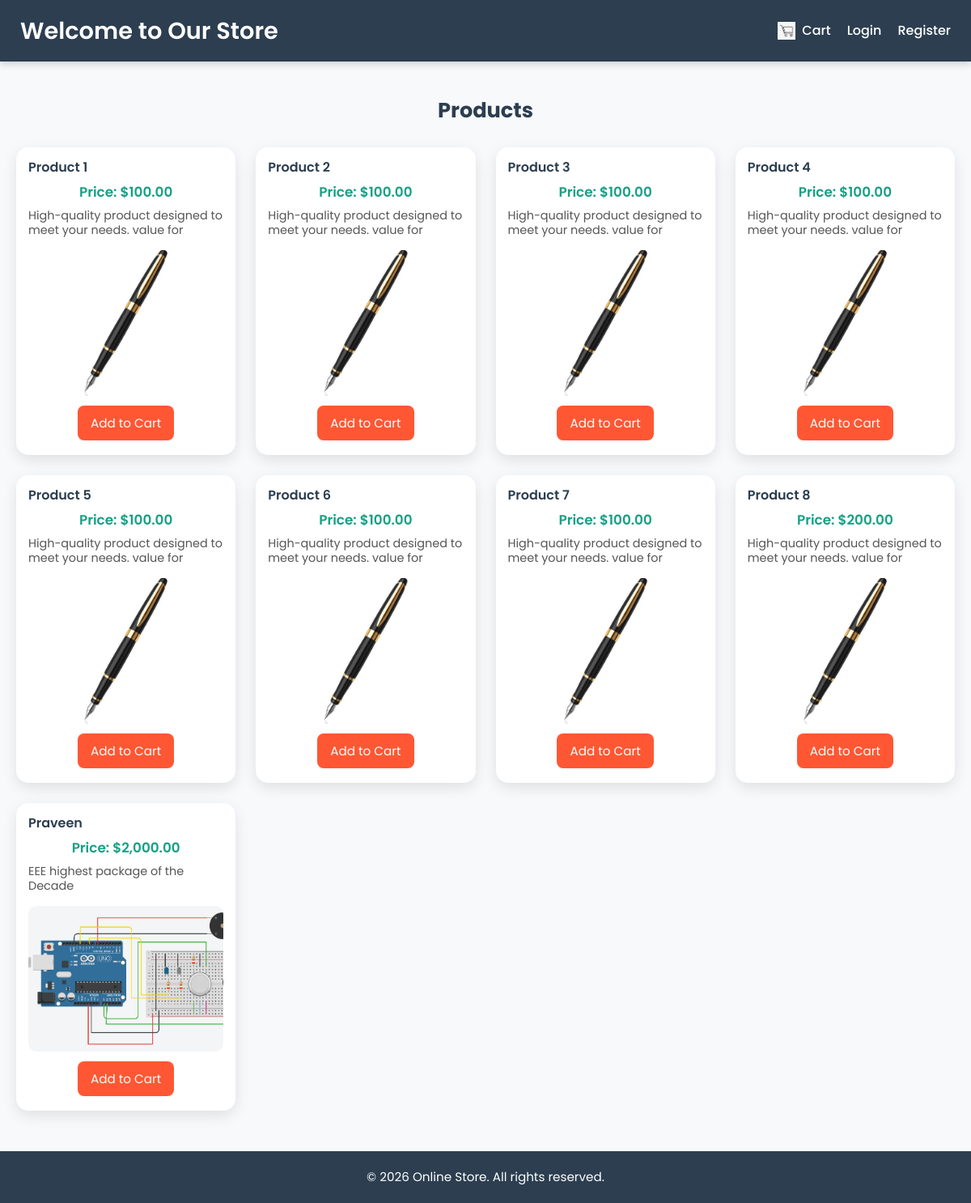
/user_db.php, run on the app's committed database.
### tables this page shows
CREATE TABLE `products` (
  `id` int(11) NOT NULL,
  `name` varchar(255) NOT NULL,
  `price` decimal(10,2) NOT NULL,
  `description` text DEFAULT NULL,
  `image` varchar(255) DEFAULT NULL,
  `created_at` timestamp NOT NULL DEFAULT current_timestamp()
);

### user_db.php (the view, shortened to what this page needs)
<?php
include 'includes/db.php';
$stmt = $conn->query("SELECT * FROM products");
$products = $stmt->fetchAll(PDO::FETCH_ASSOC);
?>
<!DOCTYPE html>
<html lang="en">
<head>
    <link rel="stylesheet" href="css/user_db.css">
</head>
<body>
<header>
    <div class="header-container">
        <h1>Welcome to Our Store</h1>
        <nav>
            <a href="pages/cart.php" class="cart-link">
                <img src="images/cart-icon.png" alt="Cart" class="cart-icon"> Cart
            </a>
            <?php if (isset($_SESSION['user_id'])): ?>
                <a href="pages/profile.php">Profile</a>
                <form method="POST" action="pages/logout.php" style="display:inline;">
                    <button type="submit" name="logout" class="logout-button">Logout</button>
                </form>
            <?php else: ?>
                <a href="pages/login.php">Login</a>
                <a href="pages/register.php">Register</a>
            <?php endif; ?>
        </nav>
    </div>
</header>
<main>
    <h2>Products</h2>
    <div class="product-list">
        <?php if (empty($products)) : ?>
            <p>No products available.</p>
        <?php else : ?>
            <?php foreach ($products as $product) : ?>
                <div class="product">
                    <h3><?= htmlspecialchars($product['name']); ?></h3>
                    <p>Price: $<?= number_format($product['price'], 2); ?></p>
                    <p><?= htmlspecialchars($product['description']); ?></p>
                    <?php if (!empty($product['image'])) : ?>
                        <img src="images/<?= htmlspecialchars($product['image']); ?>"
                             alt="<?= htmlspecialchars($product['name']); ?>" class="product-image">
                    <?php endif; ?>
                    <form method="POST" action="pages/cart.php">
                        <button type="submit" name="add_to_cart" class="add-to-cart-button">Add to Cart</button>
                    </form>
                </div>
            <?php endforeach; ?>
        <?php endif; ?>
    </div>
</main>
<footer>
    <p>&copy; <?= date('Y'); ?> Online Store. All rights reserved.</p>
</footer>
</body>
</html>

### css/user_db.css (style rules this page uses)
* { margin: 0; padding: 0; box-sizing: border-box; font-family: 'Poppins', sans-serif; }
body { background: #f7f9fb; color: #2c3e50; line-height: 1.6; }
header { background: #2c3e50; color: #fff; padding: 15px 25px; box-shadow: 0 4px 8px rgba(0,0,0,0.15); position: sticky; top: 0; z-index: 1000; }
.header-container { display: flex; justify-content: space-between; align-items: center; max-width: 1200px; margin: auto; }
header h1 { font-size: 1.8rem; font-weight: 600; color: #fff; }
nav { display: flex; align-items: center; gap: 20px; }
nav a, .logout-button { text-decoration: none; color: #fff; font-weight: 500; transition: color 0.3s ease; }
.cart-link { display: flex; align-items: center; gap: 8px; }
.cart-link img { width: 22px; height: 22px; }
main { max-width: 1200px; margin: 40px auto; padding: 0 20px; }
main h2 { font-size: 1.6rem; margin-bottom: 25px; text-align: center; color: #2c3e50; }
.product-list { display: grid; grid-template-columns: repeat(auto-fit, minmax(260px, 1fr)); gap: 25px; margin-top: 20px; }
.product { background: #fff; border-radius: 15px; padding: 15px; box-shadow: 0 6px 18px rgba(0,0,0,0.1); display: flex; flex-direction: column; align-items: center; text-align: left; min-height: 380px; max-height: 420px; min-width: 260px; max-width: 320px; margin: auto; transition: transform 0.3s ease, box-shadow 0.3s ease; animation: fadeIn 0.8s ease; }
.product-image { width: 100%; height: 180px; object-fit: cover; border-radius: 10px; margin-bottom: 12px; }
.product h3 { font-size: 1rem; font-weight: 600; margin-bottom: 6px; color: #2c3e50; line-height: 1.3; text-overflow: ellipsis; overflow: hidden; white-space: nowrap; width: 100%; }
.product p:nth-of-type(1) { font-weight: 600; font-size: 1.05rem; color: #16a085; margin-bottom: 6px; }
.product p:nth-of-type(2) { font-size: 0.9rem; color: #555; margin-bottom: 12px; line-height: 1.3; height: 40px; overflow: hidden; text-overflow: ellipsis; }
.add-to-cart-button { background: #ff5733; color: #fff; border: none; padding: 10px 16px; border-radius: 8px; font-size: 0.95rem; cursor: pointer; margin-top: auto; transition: background 0.3s ease, transform 0.2s ease; align-self: stretch; text-align: center; }
footer { background: #2c3e50; color: #fff; text-align: center; padding: 20px 10px; margin-top: 50px; font-size: 0.95rem; }

### data on the page
products: name "Product 1", price "100.00", description "High-quality product designed to meet your needs. value for…", image (picture)
products: name "Product 2", price "100.00", description "High-quality product designed to meet your needs. value for…", image (picture)
products: name "Product 3", price "100.00", description "High-quality product designed to meet your needs. value for…", image (picture)
products: name "Product 4", price "100.00", description "High-quality product designed to meet your needs. value for…", image (picture)
products: name "Product 5", price "100.00", description "High-quality product designed to meet your needs. value for…", image (picture)
products: name "Product 6", price "100.00", description "High-quality product designed to meet your needs. value for…", image (picture)
products: name "Product 7", price "100.00", description "High-quality product designed to meet your needs. value for…", image (picture)
products: name "Product 8", price "200.00", description "High-quality product designed to meet your needs. value for…", image (picture)
products: name "Praveen", price "2,000.00", description "EEE highest package of the Decade", image (picture)
